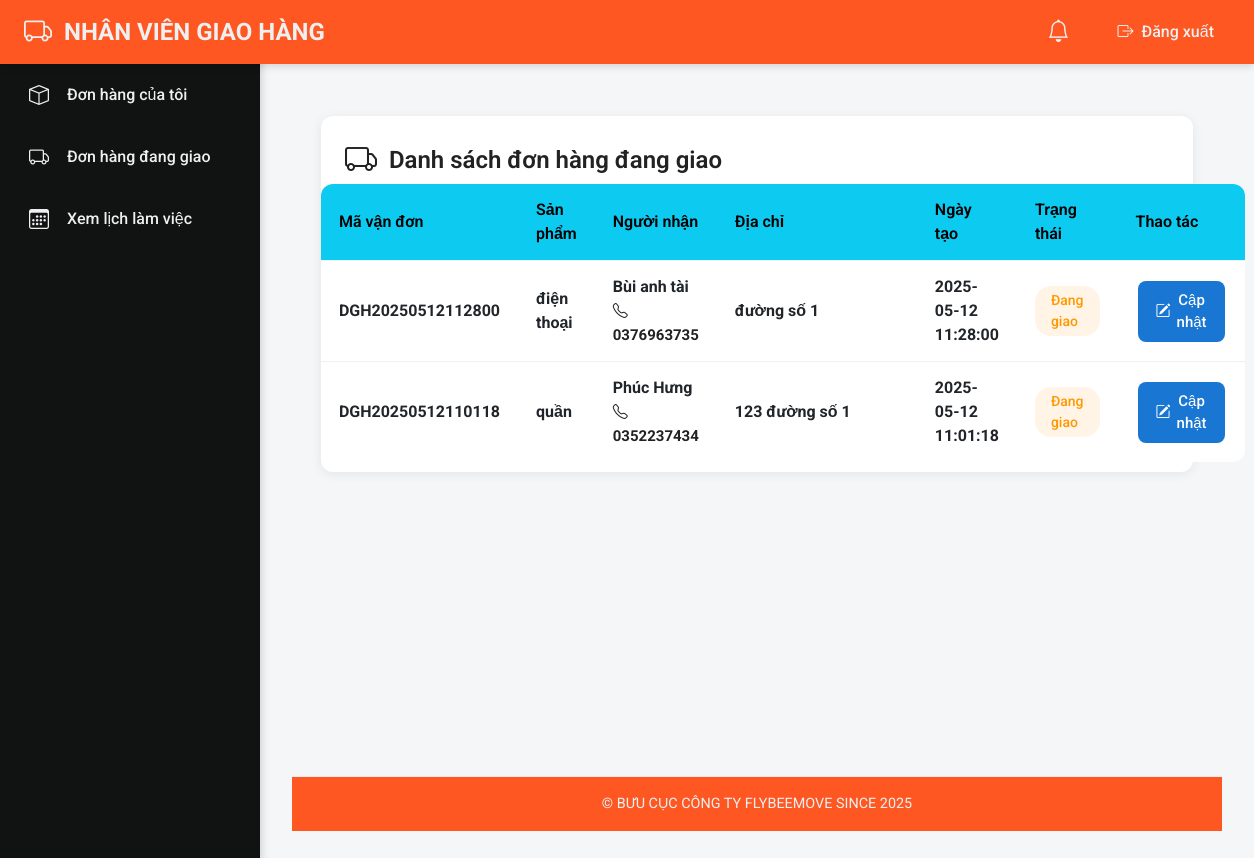
The page /admin/donhang_danggiao.php (signed in) on the database its author committed.
### tables this page shows
CREATE TABLE `donhang` (
  `maVanDon` varchar(40) NOT NULL,
  `id_khachHang` int(11) NOT NULL,
  `id_nhanVien` int(11) DEFAULT NULL,
  `id_trangThai` int(11) NOT NULL,
  `id_sanPham` int(11) DEFAULT NULL,
  `id_nguoiNhan` int(11) NOT NULL,
  `id_nguoiGui` int(11) NOT NULL,
  `id_thanhToan` int(11) DEFAULT NULL,
  `ngayTaoDon` datetime NOT NULL,
  `ghiChu` text DEFAULT NULL,
  `ngayGiao` datetime DEFAULT NULL,
  `id_phi` int(11) DEFAULT NULL,
  `hinhThucGui` varchar(50) NOT NULL,
  `KL_DH` decimal(10,2) NOT NULL,
  `rong` decimal(10,2) DEFAULT NULL,
  `dai` int(11) DEFAULT NULL,
  `cao` decimal(10,2) DEFAULT NULL,
  `giaTriHang` decimal(15,2) DEFAULT NULL,
  `COD` decimal(15,2) DEFAULT 0.00
);

CREATE TABLE `sanpham` (
  `id_sanPham` int(11) NOT NULL,
  `maVanDon` varchar(50) DEFAULT NULL,
  `maSP` varchar(50) NOT NULL,
  `tenSanPham` varchar(50) NOT NULL,
  `soLuong` int(11) NOT NULL,
  `khoiLuong` decimal(10,2) NOT NULL,
  `Dai` decimal(10,2) DEFAULT NULL,
  `Rong` decimal(10,2) DEFAULT NULL,
  `giaTri` float DEFAULT NULL
);

CREATE TABLE `nguoinhan` (
  `id_nguoiNhan` int(11) NOT NULL,
  `tenNguoiNhan` varchar(100) NOT NULL,
  `soDienThoai` varchar(15) NOT NULL,
  `id_diaChi` int(11) DEFAULT NULL
);

CREATE TABLE `diachi` (
  `id_diaChi` int(11) NOT NULL,
  `diaChiNguoiNhan` text NOT NULL,
  `tinh_tp` varchar(100) NOT NULL,
  `quan_huyen` varchar(100) NOT NULL,
  `phuong_xa` varchar(100) NOT NULL
);

CREATE TABLE `trangthai` (
  `id_trangThai` int(11) NOT NULL,
  `tenTrangThai` varchar(100) NOT NULL,
  `moTa` text DEFAULT NULL
);

### admin/donhang_danggiao.php (the view, shortened to what this page needs)
<?php
require 'header1.php';
$idNhanVien = $_SESSION['user_id'] ?? null;
$stmt = $mysqli->prepare(
    "SELECT D.maVanDon, D.ngayTaoDon, T.tenTrangThai,
            S.tenSanPham, N.tenNguoiNhan, N.soDienThoai, DC.diaChiNguoiNhan
     FROM donhang D
     LEFT JOIN nguoinhan N ON D.id_nguoiNhan = N.id_nguoiNhan
     LEFT JOIN diachi DC ON N.id_diaChi = DC.id_diaChi
     LEFT JOIN sanpham S ON D.maVanDon = S.maVanDon
     LEFT JOIN trangthai T ON D.id_trangThai = T.id_trangThai
     WHERE D.id_nhanVien = ? AND T.tenTrangThai = 'Đang giao'
     ORDER BY D.ngayTaoDon DESC"
);
$stmt->bind_param("i", $idNhanVien);
$stmt->execute();
$orders = $stmt->get_result();
if ($row = $orders->fetch_assoc()) {
    $orders->data_seek(0);
}
?>
<!DOCTYPE html>
<html lang="en">
<head>
    <link rel="stylesheet" href="./css/donhang_danggiao.css">
    <link rel="stylesheet" href="./css/footer.css">
</head>
<body>
    <div class="content-wrapper">
    <div class="card-orders">
        <div class="card-header">
            <i class="bi bi-truck"></i>
            Danh sách đơn hàng đang giao
        </div>
        <table class="table-orders">
            <tr>
                <th>Mã vận đơn</th>
                <th>Sản phẩm</th>
                <th>Người nhận</th>
                <th>Địa chỉ</th>
                <th>Ngày tạo</th>
                <th>Trạng thái</th>
                <th>Thao tác</th>
            </tr>
            <?php
            if ($orders->num_rows === 0):
            ?>
            <tr>
                <td colspan="7" style="text-align: center;">Không có đơn hàng nào đang giao</td>
            </tr>
            <?php
            else:
                while ($don = $orders->fetch_assoc()):
            ?>
            <tr>
                <td class="bold"><?= htmlspecialchars($don['maVanDon'] ?? '') ?></td>
                <td><?= htmlspecialchars($don['tenSanPham'] ?? 'N/A') ?></td>
                <td>
                    <?= htmlspecialchars($don['tenNguoiNhan'] ?? 'N/A') ?><br>
                    <span style="color:#222;font-size:15px"><i class="bi bi-telephone"></i> <?= htmlspecialchars($don['soDienThoai'] ?? 'N/A') ?></span>
                </td>
                <td><?= htmlspecialchars($don['diaChiNguoiNhan'] ?? 'N/A') ?></td>
                <td><?= htmlspecialchars($don['ngayTaoDon'] ?? 'N/A') ?></td>
                <td><span class="status-label"><?= htmlspecialchars($don['tenTrangThai'] ?? 'N/A') ?></span></td>
                <td>
                    <button
                        class="btn btn-primary btn-update"
                        data-ma="<?= htmlspecialchars($don['maVanDon'] ?? '') ?>"
                        data-product="<?= htmlspecialchars($don['tenSanPham'] ?? 'N/A') ?>"
                        data-recipient="<?= htmlspecialchars($don['tenNguoiNhan'] ?? 'N/A') ?>"
                        data-phone="<?= htmlspecialchars($don['soDienThoai'] ?? 'N/A') ?>"
                        data-address="<?= htmlspecialchars($don['diaChiNguoiNhan'] ?? 'N/A') ?>"
                        data-date="<?= htmlspecialchars($don['ngayTaoDon'] ?? 'N/A') ?>"
                        data-status="<?= htmlspecialchars($don['tenTrangThai'] ?? 'N/A') ?>"
                    ><i class="bi bi-pencil-square"></i> Cập nhật</button>
                </td>
            </tr>
            <?php
                endwhile;
            endif;
            ?>
        </table>
    </div>
</div>
<?php require 'footer.php'; ?>
</body>
</html>

### admin/css/header1.css (style rules this page uses)
:root { --primary-color: #ff5722; --primary-dark: #e64a19; --sidebar-bg: #111212; --text-light: #ecf0f1; --text-dark: #2c3e50; --border-color: rgba(255,255,255,0.1); }
* { box-sizing: border-box; margin: 0; padding: 0; }
body { font-family: 'Roboto', sans-serif; display: flex; min-height: 100vh; background: #f4f6f8; }

### admin/css/donhang_danggiao.css (style rules this page uses)
.content-wrapper { min-height: 85vh; padding: 20px; }
.card-orders { background: #fff; border-radius: 12px; box-shadow: 0 2px 12px rgba(0,0,0,0.07); padding: 0 0 10px 0; margin: 0 auto; max-width: 98%; }
.card-header { display: flex; align-items: center; padding: 20px 24px 0 24px; font-size: 1.5rem; font-weight: 600; color: #222; background: transparent; border-radius: 12px 12px 0 0; border-bottom: none; }
.card-header i { font-size: 2rem; margin-right: 12px; color: #222; }
.table-orders { width: 100%; border-collapse: separate; border-spacing: 0; margin: 0; background: #fff; border-radius: 12px; overflow: hidden; font-weight: 700; }
.table-orders th, .table-orders td { padding: 14px 18px; border-bottom: 1px solid #f0f0f0; text-align: left; font-size: 16px; }
.table-orders th { background: #0dcaf0; font-weight: 600; color: #000; }
.table-orders tr:last-child td { border-bottom: none; }
.bold { font-weight: 700; }
.status-label { display: inline-block; padding: 4px 16px; border-radius: 16px; font-size: 14px; font-weight: 500; color: #ff9800; background: #fff4e5; }
.btn { display: inline-flex; align-items: center; padding: 8px 18px; border: none; border-radius: 8px; cursor: pointer; font-size: 15px; text-decoration: none; margin: 2px; font-weight: 500; transition: background 0.2s; }
.btn-primary { background-color: #1976d2; color: #fff; }
.btn-primary i { margin-right: 6px; }
.table-orders td:nth-child(4) { max-width: 300px; min-width: 200px; white-space: normal; word-wrap: break-word; line-height: 1.4; }

### rows shown on the page
donhang: maVanDon "DGH20250512112800", sanpham.tenSanPham "điện thoại", id_nguoiNhan.tenNguoiNhan "Bùi anh tài", id_nguoiNhan.soDienThoai "0376963735", diachi.diaChiNguoiNhan "đường số 1", ngayTaoDon "2025-05-12 11:28:00", id_trangThai.tenTrangThai "Đang giao"
donhang: maVanDon "DGH20250512110118", sanpham.tenSanPham "quần", id_nguoiNhan.tenNguoiNhan "Phúc Hưng", id_nguoiNhan.soDienThoai "0352237434", diachi.diaChiNguoiNhan "123 đường số 1", ngayTaoDon "2025-05-12 11:01:18", id_trangThai.tenTrangThai "Đang giao"
